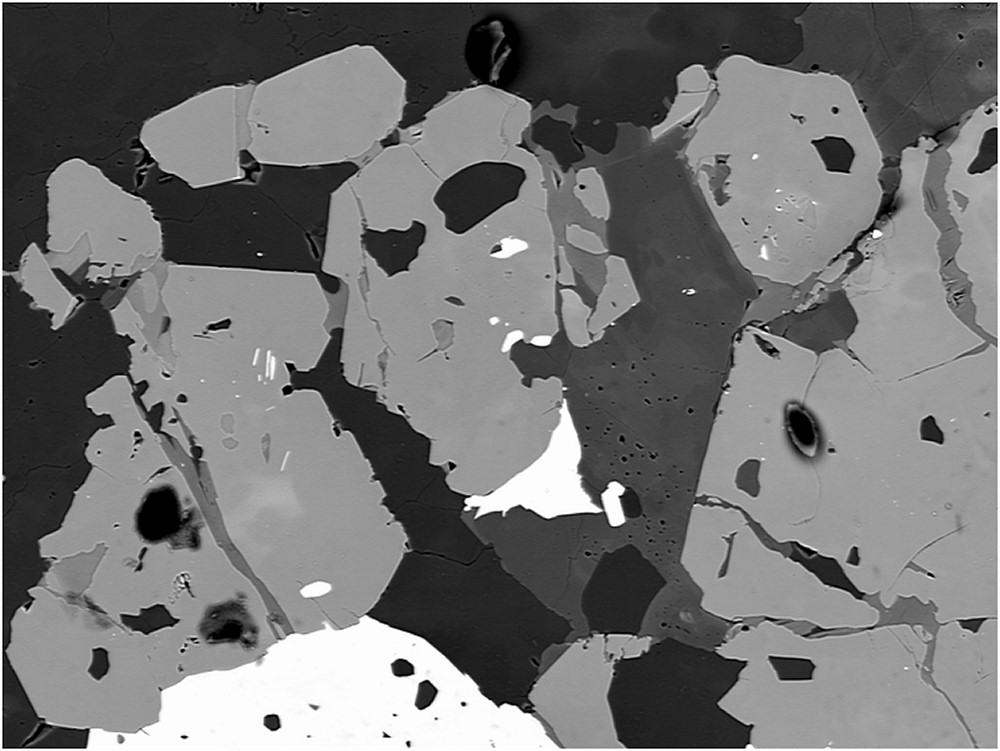
#> input picture Unsegmented.jpg, 1000 x 751 px
$ jupyter execute 'Image Segmentation using K-means.ipynb'
#> lines starting #> are read from the running program, lines starting #| are printed output that depends on the picture
[cell 1]
import numpy as np
import cv2

### Load the image

[cell 2]
img = cv2.imread("Unsegmented.jpg") #.jpr for colored pictures
#> img is the input picture: shape (751, 1000, 3); min 0, max 255, mean 115.2

[cell 3]
type(img)

### Reshape the image

[cell 4]
img2 = img.reshape((-1,3))  #-1 reshape means, in this case MxN

### We convert the unit8 values to float as it is a requirement of the k-means method of OpenCV

[cell 5]
img2 = np.float32(img2)

### Define criteria, number of clusters and apply k-means

[cell 6]
criteria = (cv2.TERM_CRITERIA_EPS + cv2.TERM_CRITERIA_MAX_ITER, 10, 1.0)
## When this criterion is satisfied, the algorithm iteration stops.
## cv.TERM_CRITERIA_EPS — stop the algorithm iteration if specified accuracy, epsilon, is reached.
## cv.TERM_CRITERIA_MAX_ITER — stop the algorithm after the specified number of iterations, max_iter.
## cv.TERM_CRITERIA_EPS + cv.TERM_CRITERIA_MAX_ITER — stop the iteration when any of the above condition is met.
## Max iterations, in this example 10.
## Epsilon, required accuracy, in this example 1.0

### Number of clusters

[cell 7]
k = 4

### Number of attempts, number of times algorithm is executed using different initial labelings.

[cell 8]
attempts = 10

### Other flags needed as inputs for K-means to specify how initial seeds are taken.
##### (cv.KMEANS_PP_CENTERS or cv.KMEANS_RANDOM_CENTERS)

### cv2.kmeans outputs 3 parameters:
1. Compactness: the sum squared distance forom each point to their corresponding centers

2. Labels: Label array

3. Center: the array of centers of clusters. For k=4 we will have 4  centers

[cell 9]
ret,label,center=cv2.kmeans(img2, k, None, criteria, attempts, cv2.KMEANS_PP_CENTERS)
#> ret = 257897024; center = [[35.71, 35.71, 35.71], [251.4, 251.4, 251.4], [153.2, 153.2, 153.2], [76, 76, 76]]

[cell 10]
center = np.uint8(center)
#> center = [[35, 35, 35], [251, 251, 251], [153, 153, 153], [76, 76, 76]]

### Now, we have to access the labels to regenerate the clustered image

[cell 11]
res = center[label.flatten()]
res2 = res.reshape((img.shape)) #Reshape labels to the size of original image
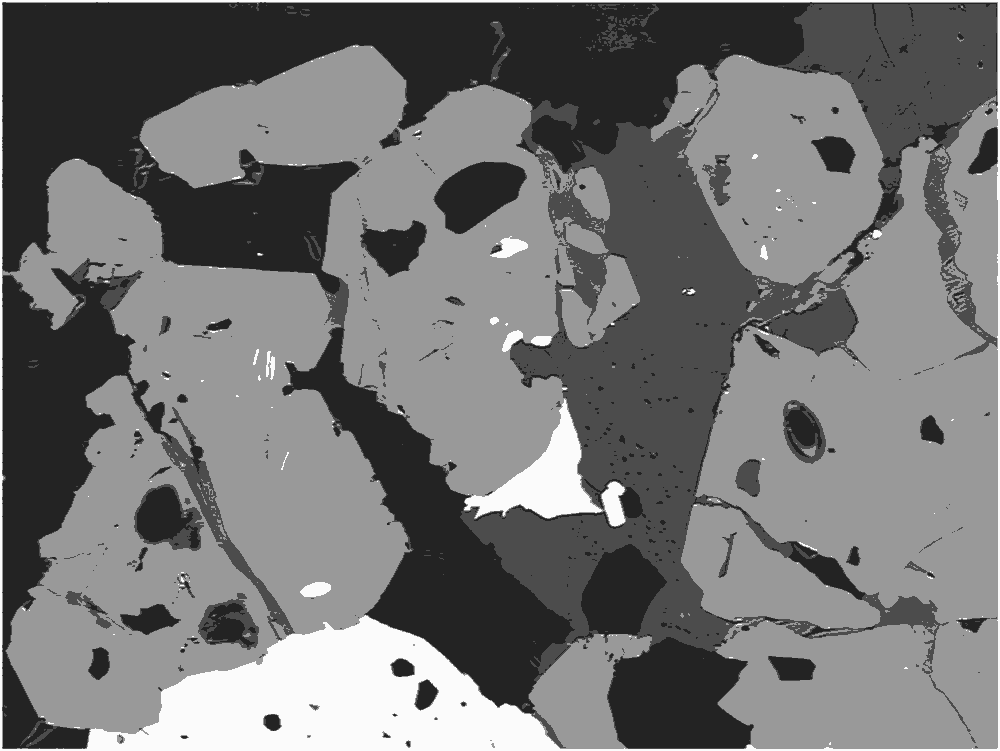
#> res2: shape (751, 1000, 3); min 35, max 251, mean 114.9

[cell 12]
cv2.imwrite("Segmented.jpg", res2)
#> Out = True

### Now let us visualize the output result

[cell 13]
import matplotlib.pyplot as plt
figure_size = 15
plt.figure(figsize=(figure_size,figure_size))
plt.subplot(1,2,1),plt.imshow(img2)
plt.title('Original Image'), plt.xticks([]), plt.yticks([])
plt.subplot(1,2,2),plt.imshow(res2)
plt.title('Segmented Image when K = %i' % k), plt.xticks([]), plt.yticks([])
plt.show()
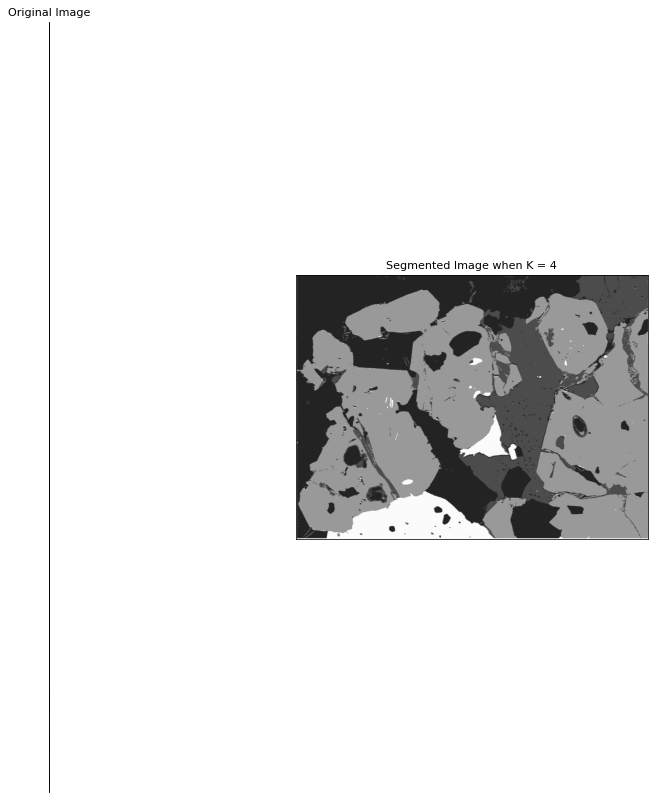
#> figure drawn by matplotlib, 2 panels
